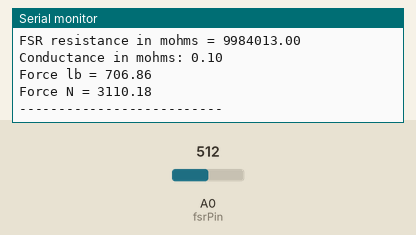
Bench run of a sketch on a simulated Arduino Uno, built with avr-gcc and run on an emulated ATmega328P. On the bench: the last lines printed to the serial monitor. Inputs (shaded band) come from the test bench; at power-on: A0 (fsrPin) = 512.

Above: at 1.9 s.
2.0 s: A0 (fsrPin) set to 0
At 2.9 s:
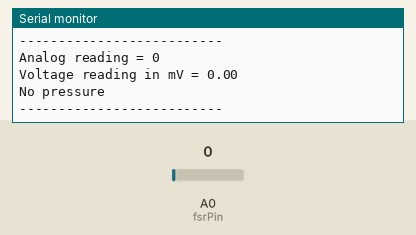
4.8 s: A0 (fsrPin) set to 1023
At 6.3 s:
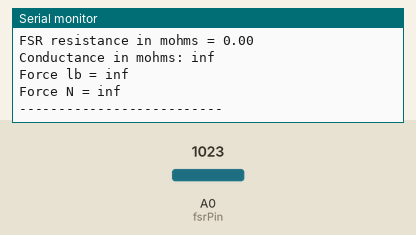
Timing chart, 0 to 7.8 s (numbered marks = the images above; inputs shaded):
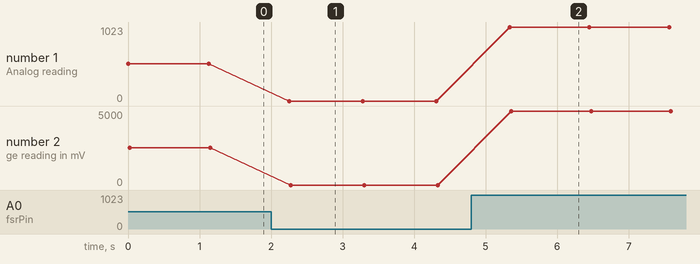

The sketch:

FSR01.ino
```cpp
//A0-input pin
int fsrPin = 0;

int fsrReading;
double fsrVoltage;
double fsrResistance;
double fsrConductance;
double fsrForcelb;
double fsrForceN;

void setup(){
  pinMode(fsrPin,INPUT);
  Serial.begin(9600);
}

void loop(){
  //Receive analog reading.
  fsrReading = analogRead(fsrPin);
  Serial.print("Analog reading = ");
  Serial.println(fsrReading);

  //Translate analog reading to Voltage(mV).
  fsrVoltage = float(map(fsrReading,0,1023,0,5000));
  Serial.print("Voltage reading in mV = ");
  Serial.println(fsrVoltage);

  if (fsrVoltage < 0.0001){
    Serial.println("No pressure");
  }else{
    /*
      Calculate sensor's resistance.
      Rsensor = (Rfixed*(Vtotal-Vout))/Vout
    */
    fsrResistance = (10000000*(5000-fsrVoltage))/fsrVoltage;
    Serial.print("FSR resistance in mohms = ");
    Serial.println(fsrResistance);

    /*
      Caculate sensor's conductance.
      C = 1/R(ohms)=1000000/R(mohms)
    */
    fsrConductance = 1000000/fsrResistance;
    Serial.print("Conductance in mohms: ");
    Serial.println(fsrConductance);

    /*
      Caculate lb force.
      F = (C-0.0012)/0.00014
     */
    fsrForcelb = (fsrConductance-0.0012)/0.00014;
    Serial.print("Force lb = ");
    Serial.println(fsrForcelb);

    /*
      Caculate Newtons force.
      N = F * 4.4;
     */
    fsrForceN = fsrForcelb * 4.4;
    Serial.print("Force N = ");
    Serial.println(fsrForceN);
  }
  Serial.println("--------------------------");
  delay(1000);
}
```

Measured:
- after the input at 2.0 s, the serial monitor: prints a new line after 0.25 s (image 1)
- after the input at 4.8 s, the serial monitor: prints a new line after 0.54 s (image 2)
- plotted number 1: 512 → 0 after the input at 2.0 s, 0 → 1023 after the input at 4.8 s
- plotted number 2: 2502 → 0 after the input at 2.0 s, 0 → 5000 after the input at 4.8 s
